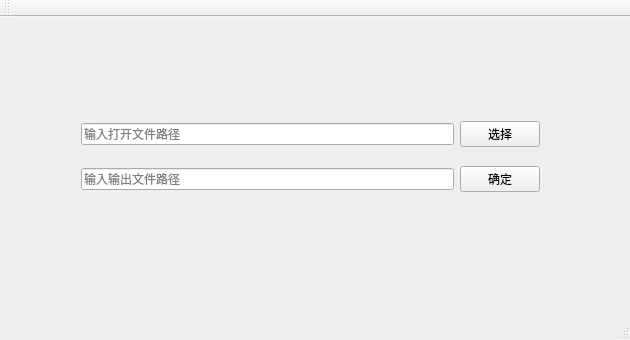
<?xml version="1.0" encoding="UTF-8"?>
<ui version="4.0">
 <class>MainWindow</class>
 <widget class="QMainWindow" name="MainWindow">
  <property name="geometry">
   <rect>
    <x>0</x>
    <y>0</y>
    <width>630</width>
    <height>340</height>
   </rect>
  </property>
  <property name="minimumSize">
   <size>
    <width>630</width>
    <height>340</height>
   </size>
  </property>
  <property name="maximumSize">
   <size>
    <width>630</width>
    <height>340</height>
   </size>
  </property>
  <property name="windowTitle">
   <string>MainWindow</string>
  </property>
  <widget class="QWidget" name="centralWidget">
   <widget class="QWidget" name="">
    <property name="geometry">
     <rect>
      <x>70</x>
      <y>80</y>
      <width>481</width>
      <height>121</height>
     </rect>
    </property>
    <layout class="QVBoxLayout" name="verticalLayout">
     <item>
      <layout class="QHBoxLayout" name="horizontalLayout">
       <item>
        <widget class="QLineEdit" name="le_in">
         <property name="placeholderText">
          <string>输入打开文件路径</string>
         </property>
        </widget>
       </item>
       <item>
        <widget class="QPushButton" name="btn_choose">
         <property name="text">
          <string>选择</string>
         </property>
        </widget>
       </item>
      </layout>
     </item>
     <item>
      <layout class="QHBoxLayout" name="horizontalLayout_2">
       <item>
        <widget class="QLineEdit" name="le_out">
         <property name="placeholderText">
          <string>输入输出文件路径</string>
         </property>
        </widget>
       </item>
       <item>
        <widget class="QPushButton" name="btn_ok">
         <property name="text">
          <string>确定</string>
         </property>
        </widget>
       </item>
      </layout>
     </item>
    </layout>
   </widget>
  </widget>
  <widget class="QMenuBar" name="menuBar">
   <property name="geometry">
    <rect>
     <x>0</x>
     <y>0</y>
     <width>630</width>
     <height>26</height>
    </rect>
   </property>
  </widget>
  <widget class="QToolBar" name="mainToolBar">
   <attribute name="toolBarArea">
    <enum>TopToolBarArea</enum>
   </attribute>
   <attribute name="toolBarBreak">
    <bool>false</bool>
   </attribute>
  </widget>
  <widget class="QStatusBar" name="statusBar"/>
 </widget>
 <layoutdefault spacing="6" margin="11"/>
 <resources/>
 <connections/>
</ui>
